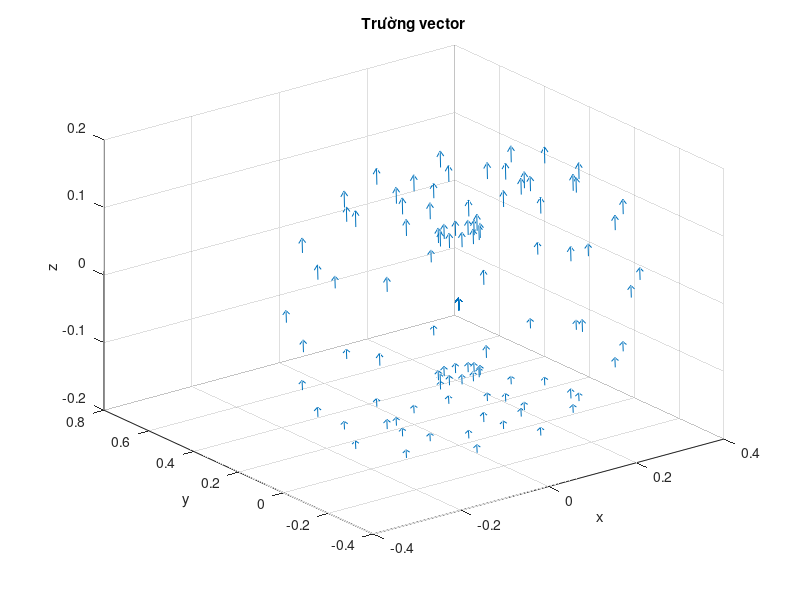

MATLAB code for this plot:
figure('Name', 'Bài tập 7c', 'NumberTitle', 'off')

[X, Y, Z] = sphere(10);
[x, y, z] = surfnorm(X, Y, Z);
u = 1 + (x - x);
v = 2 + (y - y);
w = z;
quiver3(x, y, z, u, v, w)

xlabel('x')
ylabel('y')
zlabel('z')
title('Trường vector')
